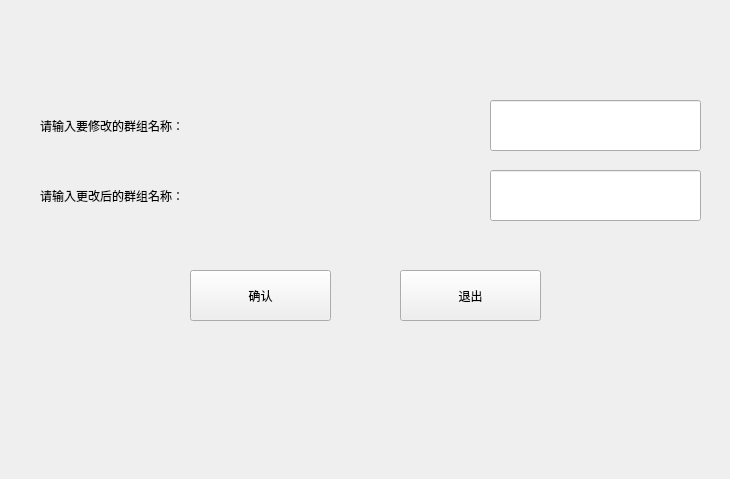
<?xml version="1.0" encoding="UTF-8"?>
<ui version="4.0">
 <class>modgroupname</class>
 <widget class="QWidget" name="modgroupname">
  <property name="geometry">
   <rect>
    <x>0</x>
    <y>0</y>
    <width>730</width>
    <height>479</height>
   </rect>
  </property>
  <property name="windowTitle">
   <string>Form</string>
  </property>
  <widget class="QLabel" name="label_2">
   <property name="geometry">
    <rect>
     <x>40</x>
     <y>170</y>
     <width>431</width>
     <height>51</height>
    </rect>
   </property>
   <property name="styleSheet">
    <string notr="true">font: 14pt &quot;微软雅黑&quot;;</string>
   </property>
   <property name="text">
    <string>请输入更改后的群组名称：</string>
   </property>
  </widget>
  <widget class="QLabel" name="label">
   <property name="geometry">
    <rect>
     <x>40</x>
     <y>100</y>
     <width>431</width>
     <height>51</height>
    </rect>
   </property>
   <property name="styleSheet">
    <string notr="true">font: 14pt &quot;微软雅黑&quot;;</string>
   </property>
   <property name="text">
    <string>请输入要修改的群组名称：</string>
   </property>
  </widget>
  <widget class="QPushButton" name="quit">
   <property name="geometry">
    <rect>
     <x>400</x>
     <y>270</y>
     <width>141</width>
     <height>51</height>
    </rect>
   </property>
   <property name="styleSheet">
    <string notr="true">font: 14pt &quot;微软雅黑&quot;;</string>
   </property>
   <property name="text">
    <string>退出</string>
   </property>
  </widget>
  <widget class="QLineEdit" name="AfterName">
   <property name="geometry">
    <rect>
     <x>490</x>
     <y>170</y>
     <width>211</width>
     <height>51</height>
    </rect>
   </property>
   <property name="styleSheet">
    <string notr="true">font: 14pt &quot;微软雅黑&quot;;</string>
   </property>
  </widget>
  <widget class="QLineEdit" name="BeforeName">
   <property name="geometry">
    <rect>
     <x>490</x>
     <y>100</y>
     <width>211</width>
     <height>51</height>
    </rect>
   </property>
   <property name="styleSheet">
    <string notr="true">font: 14pt &quot;微软雅黑&quot;;</string>
   </property>
  </widget>
  <widget class="QPushButton" name="ok">
   <property name="geometry">
    <rect>
     <x>190</x>
     <y>270</y>
     <width>141</width>
     <height>51</height>
    </rect>
   </property>
   <property name="styleSheet">
    <string notr="true">font: 14pt &quot;微软雅黑&quot;;</string>
   </property>
   <property name="text">
    <string>确认</string>
   </property>
  </widget>
 </widget>
 <resources/>
 <connections/>
</ui>
